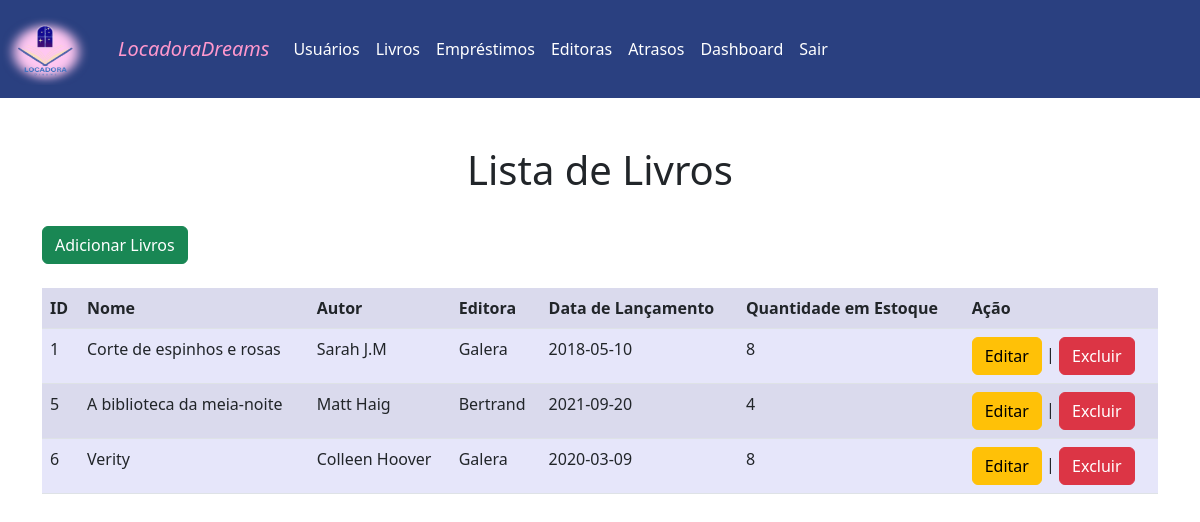
/Juliana3A/livros.php (signed in), run on an earlier commit of the app's database.
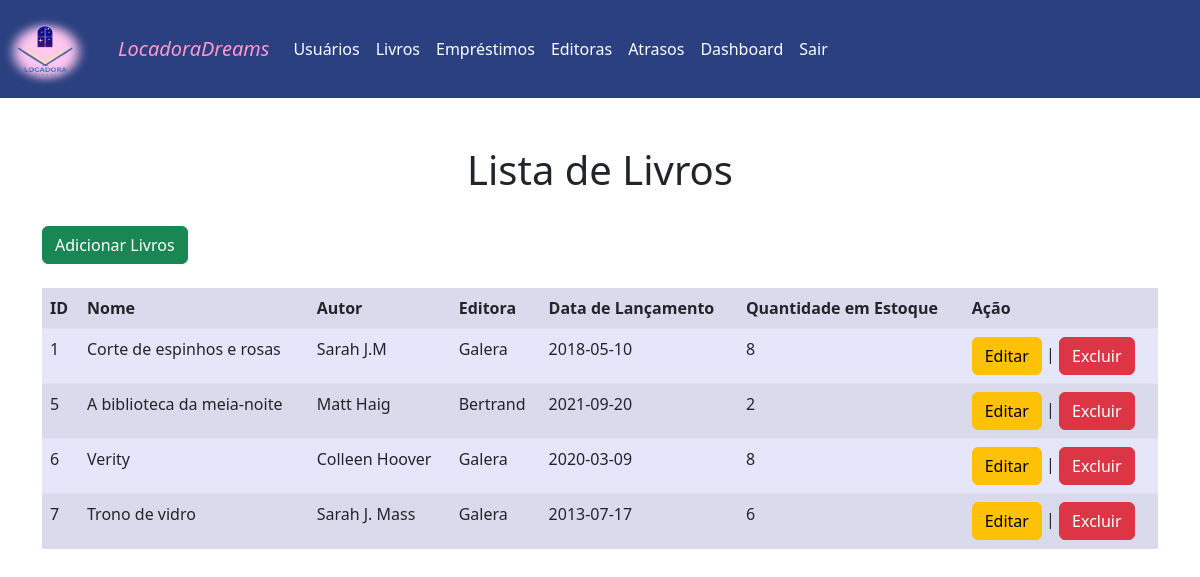
And on a later commit of the database.
### tables this page shows
CREATE TABLE `livros` (
  `id` int(11) NOT NULL,
  `nome` text NOT NULL,
  `autor` text NOT NULL,
  `editora` text NOT NULL,
  `datalanc` date NOT NULL,
  `estoque` int(11) NOT NULL,
  `novo_estoque` int(11) NOT NULL
);

### Juliana3A/livros.php (the view, shortened to what this page needs)
<!DOCTYPE html>
<html lang="en">
<head>
    <link rel="stylesheet" href="css/bootstrap.min.css">
</head>
<body>
<nav class="navbar navbar-expand-lg "  style="background-color: #2A4080;">
		<a class="navbar-brand" href="#">
      		<img src="logo.png" alt="Bootstrap" width="90" height="72">
    	</a>
        <div class="container-fluid">
          <a class="navbar-brand" href="index.html">LocadoraDreams</a>
          <div class="collapse navbar-collapse" id="navbarNavAltMarkup">
            <div class="navbar-nav">
              <a class="nav-link" href="usuarios.php">Usuários</a>
			  <a class="nav-link" href="livros.php">Livros</a>
			  <a class="nav-link" href="emprestimo.php">Empréstimos</a>
			  <a class="nav-link" href="editora.php">Editoras</a>
			  <a class="nav-link" href="atrasos.php">Atrasos</a>
			  <a class="nav-link " href="dashboard.php" class="dashboard-button">Dashboard</a>
			  <a class="nav-link " href="logout.php">Sair</a>
            </div>
          </div>
        </div>
      </nav>
	  <br><br>
      <center><h1>Lista de Livros</h1></center><br>
	<div class="container">
	<a href="cadastrolivros.php" type="button" class="btn btn-success">Adicionar Livros</a><br><br>
	<table class="table table-striped">
		<tr>
			<th>ID</th>
			<th>Nome</th>
			<th>Autor</th>
			<th>Editora</th>
			<th>Data de Lançamento</th>
			<th>Quantidade em Estoque</th>
			<th>Ação</th>
		</tr>
		<?php
			include 'conexao.php';
			$sql = "SELECT * FROM livros";
			$result = $conn->query($sql);
			while($row = $result->fetch_assoc()) {
				echo "<tr>";
				echo "<td>".$row["id"]."</td>";
				echo "<td>".$row["nome"]."</td>";
				echo "<td>".$row["autor"]."</td>";
				echo "<td>".$row["editora"]."</td>";
				echo "<td>".$row["datalanc"]."</td>";
				echo "<td>".$row["estoque"]."</td>";
				echo "<td><a href='editarlivros.php?id=".$row["id"]."' class='btn btn-warning'>Editar</a> | <a href='excluirlivro.php?id=".$row["id"]."' class='btn btn-danger'>Excluir</a></td>";
				echo "</tr>";
			}
		?>
	</table>
	</div>
</body>
</html>

What changed in the data, as far as the page shows it:
changed livros "A biblioteca da meia-noite": estoque "4" → "2"
added livros: id "7", nome "Trono de vidro", autor "Sarah J. Mass", editora "Galera", datalanc "2013-07-17", estoque "6"
